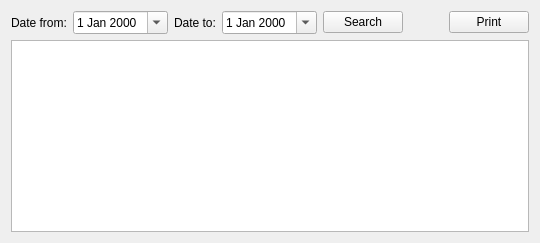
          <widget class="QWidget" name="tab_18">
           <attribute name="title">
            <string>GP Trad+GP Maya VS DPT Trad + DPT Maya + Lames</string>
           </attribute>
           <layout class="QGridLayout" name="gridLayout_28">
            <item row="0" column="0">
             <layout class="QVBoxLayout" name="verticalLayout_38">
              <item>
               <layout class="QHBoxLayout" name="horizontalLayout_56">
                <item>
                 <widget class="QLabel" name="label_96">
                  <property name="text">
                   <string>Date from:</string>
                  </property>
                 </widget>
                </item>
                <item>
                 <widget class="QDateEdit" name="dateRepDPTvsGPFrom_2">
                  <property name="calendarPopup">
                   <bool>true</bool>
                  </property>
                 </widget>
                </item>
                <item>
                 <widget class="QLabel" name="label_97">
                  <property name="text">
                   <string>Date to:</string>
                  </property>
                 </widget>
                </item>
                <item>
                 <widget class="QDateEdit" name="dateRepDPTvsGPTo_2">
                  <property name="calendarPopup">
                   <bool>true</bool>
                  </property>
                 </widget>
                </item>
                <item>
                 <widget class="QPushButton" name="pushButton_51">
                  <property name="text">
                   <string>Search</string>
                  </property>
                 </widget>
                </item>
                <item>
                 <spacer name="horizontalSpacer_36">
                  <property name="orientation">
                   <enum>Qt::Horizontal</enum>
                  </property>
                  <property name="sizeHint" stdset="0">
                   <size>
                    <width>40</width>
                    <height>20</height>
                   </size>
                  </property>
                 </spacer>
                </item>
                <item>
                 <widget class="QPushButton" name="pushButton_52">
                  <property name="text">
                   <string>Print</string>
                  </property>
                 </widget>
                </item>
               </layout>
              </item>
              <item>
               <widget class="QTableView" name="tableRepDPTvsGP_2"/>
              </item>
             </layout>
            </item>
           </layout>
          </widget>
